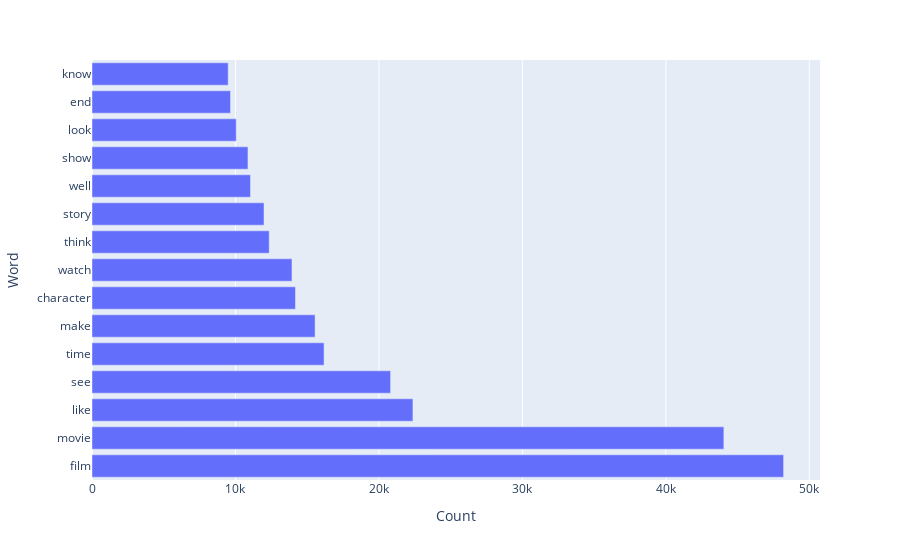

The notebook cell this image was saved under:
### Code cell
fig = px.bar(MostFrequentWordDF, y='Word', x='Count',  orientation='h')
fig.show()

### Figure 1 — Plotly figure (JSON) as saved in the notebook; plotly's stock layout.template omitted (floating-point values rounded to 4 significant figures)
{"data": [{"alignmentgroup": "True", "hovertemplate": "Count=%{x}<br>Word=%{y}<extra></extra>", "legendgroup": "", "marker": {"color": "#636efa", "pattern": {"shape": ""}}, "name": "", "offsetgroup": "", "orientation": "h", "showlegend": false, "textposition": "auto", "type": "bar", "x": [48211, 44047, 22372, 20814, 16177, 15551, 14183, 13940, 12352, 11990, 11048, 10872, 10054, 9654, 9493], "xaxis": "x", "y": ["film", "movie", "like", "see", "time", "make", "character", "watch", "think", "story", "well", "show", "look", "end", "know"], "yaxis": "y"}], "layout": {"barmode": "relative", "legend": {"tracegroupgap": 0}, "margin": {"t": 60}, "xaxis": {"anchor": "y", "domain": [0, 1], "title": {"text": "Count"}}, "yaxis": {"anchor": "x", "domain": [0, 1], "title": {"text": "Word"}}}}
